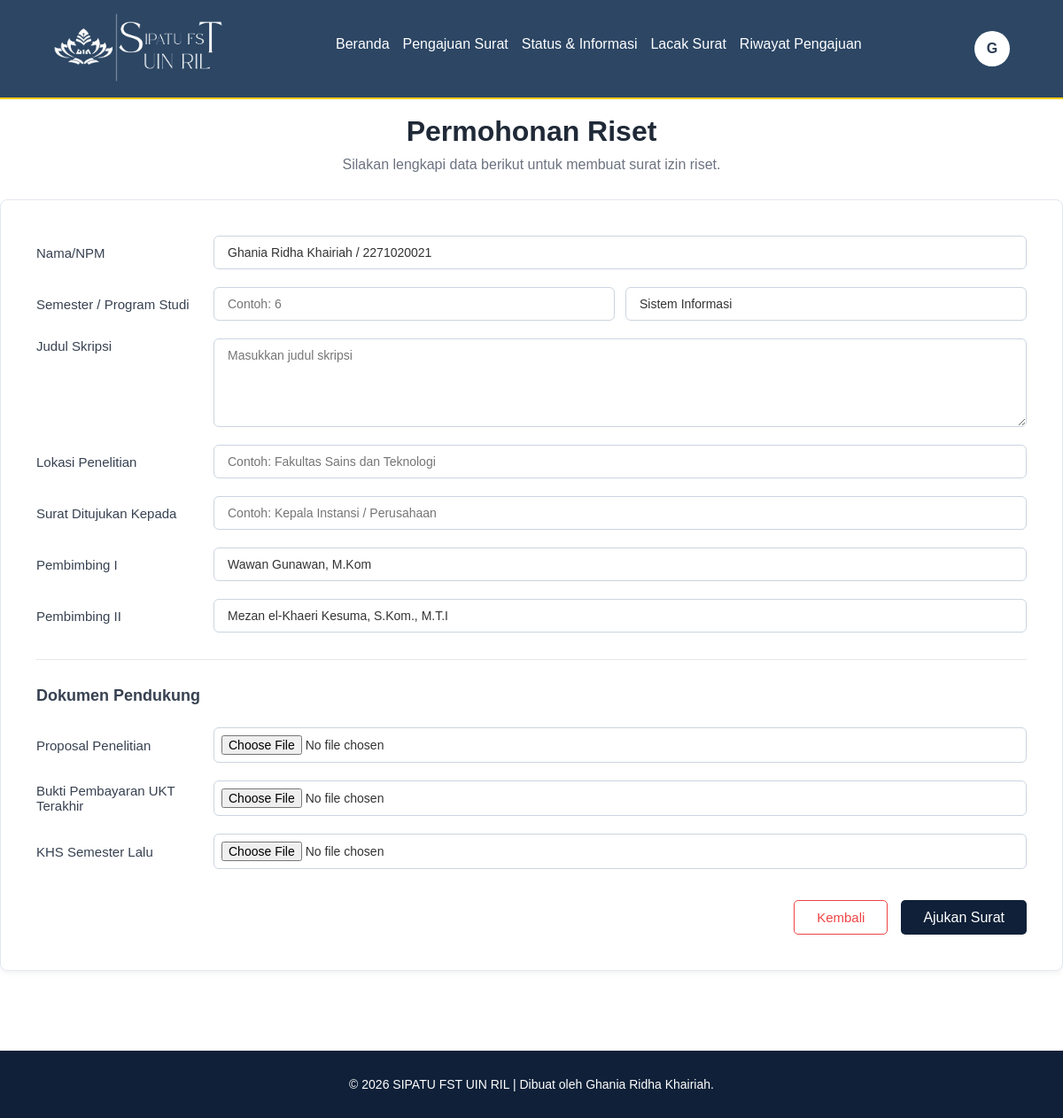
The app's page /mhs_form_surat_riset.php (signed in) with its own data.
### tables this page shows
CREATE TABLE `jenis_surat` (
  `id_jenis` int(11) NOT NULL,
  `nama_surat` varchar(100) NOT NULL,
  `kode_surat` varchar(20) NOT NULL,
  `deskripsi` text DEFAULT NULL,
  `file_template` varchar(255) DEFAULT NULL,
  `status` tinyint(1) DEFAULT 1,
  `isi_template` longtext DEFAULT NULL
);

CREATE TABLE `mahasiswa` (
  `id_mhs` int(11) NOT NULL,
  `npm` varchar(15) NOT NULL,
  `nama_mhs` varchar(100) NOT NULL,
  `password` varchar(255) NOT NULL,
  `email` varchar(100) NOT NULL,
  `id_prodi` int(11) DEFAULT NULL,
  `status` tinyint(1) DEFAULT 0,
  `id_pa` int(11) DEFAULT NULL,
  `id_pb1` int(11) DEFAULT NULL,
  `id_pb2` int(11) DEFAULT NULL
);

CREATE TABLE `dosen` (
  `id_dosen` int(11) NOT NULL,
  `nip` varchar(25) NOT NULL,
  `nama_dosen` varchar(100) NOT NULL,
  `password` varchar(255) NOT NULL,
  `jabatan` varchar(50) NOT NULL,
  `role_akses` varchar(20) NOT NULL,
  `kode_ttd_qr` varchar(100) NOT NULL
);

### mhs_form_surat_riset.php (the view, shortened to what this page needs)
<?php
include "koneksi.php";
$id_mhs = $_SESSION['id_mhs'];
$namaLengkap = isset($_SESSION['nama_lengkap']) ? $_SESSION['nama_lengkap'] : 'Pengguna';
$inisial = '';
$namaParts = explode(' ', $namaLengkap);
if (!empty($namaParts)) {
    $inisial = strtoupper(substr($namaParts[0], 0, 1));
}
$id_jenis = $_GET['id_jenis'] ?? 1;
$surat = mysqli_fetch_assoc(mysqli_query($koneksi, "
    SELECT * FROM jenis_surat
    WHERE id_jenis = '$id_jenis'
"));
$mhs = mysqli_fetch_assoc(mysqli_query($koneksi, "
    SELECT * FROM mahasiswa
    WHERE id_mhs = '$id_mhs'
"));
$id_pb1 = $mhs['id_pb1'];
$id_pb2 = $mhs['id_pb2'];
$q_pb1 = mysqli_query($koneksi, "SELECT id_dosen, nama_dosen, nip FROM dosen WHERE id_dosen = '$id_pb1'");
$pb1 = mysqli_fetch_assoc($q_pb1);
$q_pb2 = mysqli_query($koneksi, "SELECT id_dosen, nama_dosen, nip FROM dosen WHERE id_dosen = '$id_pb2'");
$pb2 = mysqli_fetch_assoc($q_pb2);
?>
<!DOCTYPE html>
<html lang="id">
<head>
    <link rel="stylesheet" href="style.css?v=<?= time(); ?>">
    <link rel="stylesheet" href="https://cdnjs.cloudflare.com/ajax/libs/font-awesome/7.0.1/css/all.min.css">
</head>
<body>
    <nav class="navbar">
        <a href="#" class="navbar-logo">
            <img src="images/logo2.png" alt="navbar-logo">
        </a>
        <div class="navbar-nav">
            <a href="mhs_beranda.php#home">Beranda</a>
            <a href="mhs_beranda.php#services">Pengajuan Surat</a>
            <a href="mhs_beranda.php#status-info">Status & Informasi</a>
            <a href="mhs_lacak.php">Lacak Surat</a>
            <a href="mhs_riwayat.php">Riwayat Pengajuan</a>
        </div>
        <div class="navbar-extra">
            <div class="user-menu-container">
                <button id="user-btn" class="user-btn">
                    <span class="avatar-inisial"><?= htmlspecialchars($inisial) ?></span>
                </button>
            </div>
        </div>
    </nav>
    <div class="generate-wrapper">
        <div class="page-header">
            <h1><?= htmlspecialchars($surat['nama_surat']); ?></h1>
            <p>Silakan lengkapi data berikut untuk membuat surat izin riset.</p>
        </div>
        <div class="generate-card">
            <form action="generate_surat_riset_mhs.php" method="POST" enctype="multipart/form-data" onsubmit="confirmAjukanSurat(event)">
                <div class="form-group">
                    <label>Nama/NPM</label>
                    <input type="text"
                        class="form-control input-readonly"
                        value="<?= htmlspecialchars($mhs['nama_mhs'] . ' / ' . $mhs['npm']); ?>"
                        readonly>
                </div>
                <div class="form-group">
                    <label>Semester / Program Studi</label>
                    <div class="input-group-flex">
                        <input type="number"
                            name="semester"
                            placeholder="Contoh: 6"
                            class="form-control flex-1"
                            min="3"
                            max="14"
                            required>
                        <input type="text"
                            class="form-control input-readonly flex-2"
                            value="<?= htmlspecialchars($mhs['nama_prodi'] ?? 'Sistem Informasi'); ?>"
                            readonly>
                    </div>
                </div>
                <div class="form-group align-top">
                    <label>Judul Skripsi</label>
                    <textarea name="judul_skripsi" placeholder="Masukkan judul skripsi" required></textarea>
                </div>
                <div class="form-group">
                    <label>Lokasi Penelitian</label>
                    <input type="text" name="lokasi_penelitian" placeholder="Contoh: Fakultas Sains dan Teknologi" required>
                </div>
                <div class="form-group">
                    <label>Surat Ditujukan Kepada</label>
                    <input type="text" name="surat_ditujukan" placeholder="Contoh: Kepala Instansi / Perusahaan" required>
                </div>
                <div class="form-group">
                    <label>Pembimbing I</label>
                    <?php if ($pb1) { ?>
                        <input type="text"
                            class="form-control input-readonly"
                            value="<?= htmlspecialchars($pb1['nama_dosen']); ?>"
                            readonly>
                    <?php } ?>
                </div>
                <div class="form-group">
                    <label>Pembimbing II</label>
                    <?php if ($pb2) { ?>
                        <input type="text"
                            class="form-control input-readonly"
                            value="<?= htmlspecialchars($pb2['nama_dosen']); ?>"
                            readonly>
                    <?php } ?>
                </div>
                <hr class="hr-separator">
                <h3 class="section-title">Dokumen Pendukung</h3>
                <div class="form-group">
                    <label>Proposal Penelitian</label>
                    <input type="file" name="proposal_penelitian" accept=".pdf" required>
                </div>
                <div class="form-group">
                    <label>Bukti Pembayaran UKT Terakhir</label>
                    <input type="file" name="bukti_ukt" accept=".pdf,.jpg,.jpeg,.png" required>
                </div>
                <div class="form-group">
                    <label>KHS Semester Lalu</label>
                    <input type="file" name="khs" accept=".pdf,.jpg,.jpeg,.png" required>
                </div>
                <div class="form-actions">
                    <a href="mhs_daftar_surat_akademik.php" class="btn-back-form" onclick="confirmBatalAjukanSurat(event, this.href)">Kembali</a>
                    <button type="submit" class="btn-generate">Ajukan Surat</button>
                </div>
            </form>
        </div>
    </div>
    <footer class="footer-form-minimal">
        <p>&copy; 2026 SIPATU FST UIN RIL | Dibuat oleh Ghania Ridha Khairiah.</p>
    </footer>
</body>
</html>

### style.css (style rules this page uses)
html { scroll-behavior: smooth; scroll-padding-top: 100px; }
* { margin: 0; padding: 0; box-sizing: border-box; }
body { font-family: "Montserrat", sans-serif; min-height: 100vh; }
.navbar { background-color: #2c4664; border-bottom: 2px solid #ffcc00; display: flex; justify-content: space-between; align-items: center; padding: 0.8rem 5%; position: fixed; top: 0; left: 0; right: 0; z-index: 1060; }
.navbar .navbar-nav { display: flex; align-items: center; gap: 15px; }
.navbar .navbar-nav a { color: #fff; display: inline-block; text-decoration: none; font-size: 1rem; }
.navbar .navbar-nav a::after { content: ""; display: block; padding-bottom: 0.5rem; border-bottom: 0.1rem solid #ffcc00; transform: scaleX(0); transition: 0.2s linear; }
.user-menu-container { position: relative; display: inline-block; font-family: sans-serif; }
.avatar-inisial { display: inline-flex; align-items: center; justify-content: center; width: 40px; height: 40px; border-radius: 50%; background-color: #ffffff; color: #2b3c53; font-weight: bold; font-size: 16px; text-transform: uppercase; }
.user-btn { background: none; border: none; color: white; font-size: 28px; cursor: pointer; padding: 0; display: flex; align-items: center; }
.navbar-logo img { width: auto; height: 80px; max-width: 100%; }
.footer-form-minimal { text-align: center; padding: 30px 20px; margin-top: 40px; background-color: #0f2038; }
.footer-form-minimal p { color: #ffffff; font-size: 14px; margin-top: auto; }
.generate-wrapper { padding-top: 130px; padding-bottom: 50px; max-width: 1200px; margin: 0 auto; }
.page-header { text-align: center; margin-bottom: 30px; }
.page-header h1 { font-size: 32px; color: #1f2937; margin-bottom: 10px; text-align: center; }
.page-header p { color: #6b7280; font-size: 16px; }
.generate-card { background-color: #ffffff; border: 1px solid #e2e8f0; border-radius: 8px; padding: 40px; box-shadow: 0 4px 6px -1px rgba(0, 0, 0, 0.05); }
.section-title { font-size: 18px; color: #374151; margin-bottom: 25px; }
.hr-separator { margin: 30px 0; border: 0; border-top: 1px solid #e5e7eb; }
.form-group { display: flex; flex-direction: row; align-items: center; margin-bottom: 20px; }
.form-group.align-top { align-items: flex-start; }
.form-group label { flex: 0 0 25%; max-width: 200px; color: #374151; font-size: 15px; padding-right: 15px; }
.form-group input[type="text"], .form-group input[type="number"], .form-group input[type="date"], .form-group input[type="file"], .form-group select, .form-group textarea { flex: 1; padding: 10px 15px; border: 1px solid #cbd5e1; border-radius: 6px; font-size: 14px; color: #333; background-color: #ffffff; transition: all 0.3s ease; width: 100%; box-sizing: border-box; font-family: inherit; }
.form-group textarea { min-height: 100px; resize: vertical; }
.form-group input[type="file"] { padding: 8px; }
.form-group .input-group-flex { display: flex; gap: 12px; flex: 1; width: 100%; }
.form-group .flex-1 { flex: 1; }
.form-group .flex-2 { flex: 2; }
.form-group .input-readonly { background-color: #f1f5f9; cursor: not-allowed; }
.form-actions { display: flex; justify-content: flex-end; gap: 15px; margin-top: 35px; }
.btn-generate { min-width: 90px; border: none; background-color: #0f2038; color: #ffffff; border-radius: 5px; padding: 8px 20px; font-size: 1rem; font-weight: normal; cursor: pointer; transition: background-color 0.2s ease-in-out; }
.btn-back-form { background-color: #ffffff; color: #ef4444; padding: 10px 24px; text-decoration: none; border-radius: 6px; font-size: 15px; font-weight: 600; border: 1px solid #ef4444; transition: all 0.3s ease; }
.btn-generate, .btn-back-form { padding: 10px 25px; text-decoration: none; border-radius: 5px; font-weight: 500; }

### records on screen
jenis_surat: nama_surat "Permohonan Riset"
mahasiswa: nama_mhs+npm "Ghania Ridha Khairiah / 2271020021"
dosen: nama_dosen "Wawan Gunawan, M.Kom"
dosen: nama_dosen "Mezan el-Khaeri Kesuma, S.Kom., M.T.I"

### other values on screen
$inisial "G"
